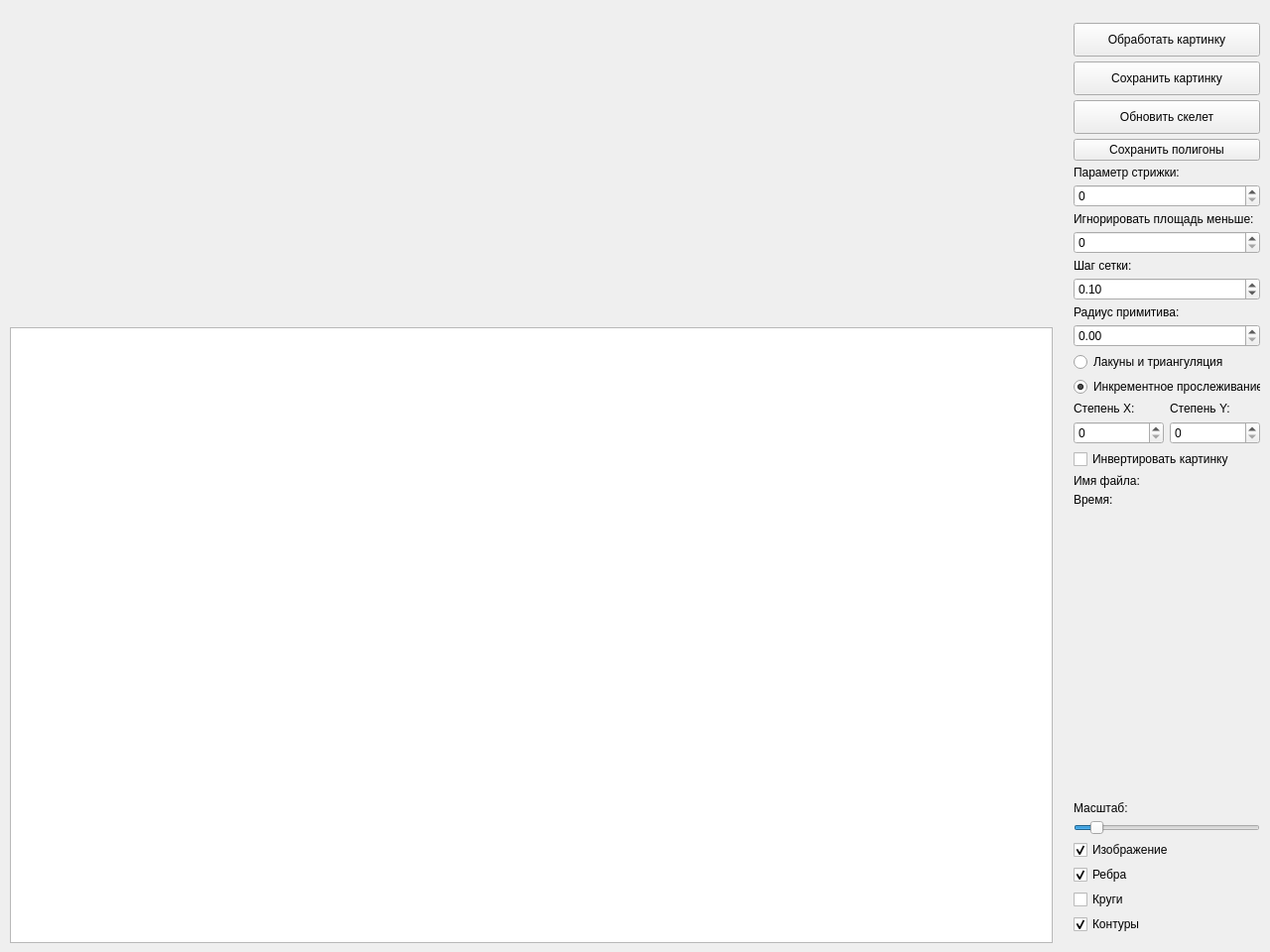
<?xml version="1.0" encoding="UTF-8"?>
<ui version="4.0">
 <class>GeneralizedSpectrumGUIClass</class>
 <widget class="QMainWindow" name="GeneralizedSpectrumGUIClass">
  <property name="geometry">
   <rect>
    <x>0</x>
    <y>0</y>
    <width>1280</width>
    <height>960</height>
   </rect>
  </property>
  <property name="windowTitle">
   <string>GeneralizedSpectrumGUI</string>
  </property>
  <widget class="QWidget" name="centralWidget">
   <widget class="QCustomPlot" name="CustomPlot" native="true">
    <property name="geometry">
     <rect>
      <x>10</x>
      <y>10</y>
      <width>1051</width>
      <height>311</height>
     </rect>
    </property>
    <property name="sizePolicy">
     <sizepolicy hsizetype="Expanding" vsizetype="Expanding">
      <horstretch>0</horstretch>
      <verstretch>0</verstretch>
     </sizepolicy>
    </property>
   </widget>
   <widget class="QWidget" name="layoutWidget">
    <property name="geometry">
     <rect>
      <x>1071</x>
      <y>12</y>
      <width>210</width>
      <height>941</height>
     </rect>
    </property>
    <layout class="QVBoxLayout" name="menuLayout">
     <property name="spacing">
      <number>5</number>
     </property>
     <property name="sizeConstraint">
      <enum>QLayout::SetDefaultConstraint</enum>
     </property>
     <item>
      <widget class="QPushButton" name="openImageButton">
       <property name="minimumSize">
        <size>
         <width>150</width>
         <height>34</height>
        </size>
       </property>
       <property name="text">
        <string>Обработать картинку</string>
       </property>
       <property name="flat">
        <bool>false</bool>
       </property>
      </widget>
     </item>
     <item>
      <widget class="QPushButton" name="saveImageButton">
       <property name="minimumSize">
        <size>
         <width>150</width>
         <height>34</height>
        </size>
       </property>
       <property name="text">
        <string>Сохранить картинку</string>
       </property>
      </widget>
     </item>
     <item>
      <widget class="QPushButton" name="refreshSkeletonButton">
       <property name="minimumSize">
        <size>
         <width>150</width>
         <height>34</height>
        </size>
       </property>
       <property name="text">
        <string>Обновить скелет</string>
       </property>
      </widget>
     </item>
     <item>
      <widget class="QPushButton" name="savePolyButton">
       <property name="text">
        <string>Сохранить полигоны</string>
       </property>
      </widget>
     </item>
     <item>
      <widget class="QLabel" name="labePruning">
       <property name="text">
        <string>Параметр стрижки:</string>
       </property>
      </widget>
     </item>
     <item>
      <widget class="QSpinBox" name="pruning">
       <property name="maximum">
        <number>100000000</number>
       </property>
       <property name="value">
        <number>0</number>
       </property>
      </widget>
     </item>
     <item>
      <widget class="QLabel" name="labelArea">
       <property name="text">
        <string>Игнорировать площадь меньше:</string>
       </property>
      </widget>
     </item>
     <item>
      <widget class="QSpinBox" name="area">
       <property name="maximum">
        <number>100000000</number>
       </property>
       <property name="value">
        <number>0</number>
       </property>
      </widget>
     </item>
     <item>
      <widget class="QLabel" name="labelStep">
       <property name="text">
        <string>Шаг сетки:</string>
       </property>
      </widget>
     </item>
     <item>
      <widget class="QDoubleSpinBox" name="step">
       <property name="minimum">
        <double>0.010000000000000</double>
       </property>
       <property name="maximum">
        <double>100.000000000000000</double>
       </property>
       <property name="singleStep">
        <double>0.100000000000000</double>
       </property>
       <property name="value">
        <double>0.100000000000000</double>
       </property>
      </widget>
     </item>
     <item>
      <widget class="QLabel" name="labelRadius">
       <property name="text">
        <string>Радиус примитива:</string>
       </property>
      </widget>
     </item>
     <item>
      <widget class="QDoubleSpinBox" name="radius">
       <property name="maximum">
        <double>999.990000000000009</double>
       </property>
       <property name="singleStep">
        <double>0.100000000000000</double>
       </property>
      </widget>
     </item>
     <item>
      <widget class="QRadioButton" name="lacunasButton">
       <property name="text">
        <string>Лакуны и триангуляция</string>
       </property>
      </widget>
     </item>
     <item>
      <widget class="QRadioButton" name="tracingButton">
       <property name="text">
        <string>Инкрементное прослеживание</string>
       </property>
       <property name="checked">
        <bool>true</bool>
       </property>
      </widget>
     </item>
     <item>
      <layout class="QHBoxLayout" name="horizontalLayout">
       <item>
        <layout class="QVBoxLayout" name="xDegLayout">
         <item>
          <widget class="QLabel" name="xDegLabel">
           <property name="text">
            <string>Степень X:</string>
           </property>
          </widget>
         </item>
         <item>
          <widget class="QSpinBox" name="xDeg"/>
         </item>
        </layout>
       </item>
       <item>
        <layout class="QVBoxLayout" name="yDegLayout">
         <item>
          <widget class="QLabel" name="yDegLabel">
           <property name="text">
            <string>Степень Y:</string>
           </property>
          </widget>
         </item>
         <item>
          <widget class="QSpinBox" name="yDeg"/>
         </item>
        </layout>
       </item>
      </layout>
     </item>
     <item>
      <widget class="QCheckBox" name="invertCheckBox">
       <property name="text">
        <string>Инвертировать картинку</string>
       </property>
      </widget>
     </item>
     <item>
      <widget class="QLabel" name="filenameLabel">
       <property name="sizePolicy">
        <sizepolicy hsizetype="Preferred" vsizetype="Fixed">
         <horstretch>0</horstretch>
         <verstretch>0</verstretch>
        </sizepolicy>
       </property>
       <property name="text">
        <string>Имя файла:</string>
       </property>
      </widget>
     </item>
     <item>
      <widget class="QLabel" name="timeLabel">
       <property name="sizePolicy">
        <sizepolicy hsizetype="Preferred" vsizetype="Fixed">
         <horstretch>0</horstretch>
         <verstretch>0</verstretch>
        </sizepolicy>
       </property>
       <property name="text">
        <string>Время:</string>
       </property>
      </widget>
     </item>
     <item>
      <spacer name="verticalSpacer">
       <property name="orientation">
        <enum>Qt::Vertical</enum>
       </property>
       <property name="sizeHint" stdset="0">
        <size>
         <width>20</width>
         <height>40</height>
        </size>
       </property>
      </spacer>
     </item>
     <item>
      <widget class="QLabel" name="labelScale">
       <property name="text">
        <string>Масштаб:</string>
       </property>
      </widget>
     </item>
     <item>
      <widget class="QSlider" name="scale">
       <property name="enabled">
        <bool>true</bool>
       </property>
       <property name="sizePolicy">
        <sizepolicy hsizetype="Minimum" vsizetype="Fixed">
         <horstretch>0</horstretch>
         <verstretch>0</verstretch>
        </sizepolicy>
       </property>
       <property name="minimum">
        <number>10</number>
       </property>
       <property name="maximum">
        <number>1000</number>
       </property>
       <property name="singleStep">
        <number>10</number>
       </property>
       <property name="pageStep">
        <number>100</number>
       </property>
       <property name="value">
        <number>100</number>
       </property>
       <property name="orientation">
        <enum>Qt::Horizontal</enum>
       </property>
      </widget>
     </item>
     <item>
      <widget class="QCheckBox" name="imageCB">
       <property name="text">
        <string>Изображение</string>
       </property>
       <property name="checked">
        <bool>true</bool>
       </property>
      </widget>
     </item>
     <item>
      <widget class="QCheckBox" name="bonesCB">
       <property name="autoFillBackground">
        <bool>false</bool>
       </property>
       <property name="text">
        <string>Ребра</string>
       </property>
       <property name="checked">
        <bool>true</bool>
       </property>
      </widget>
     </item>
     <item>
      <widget class="QCheckBox" name="circlesCB">
       <property name="text">
        <string>Круги</string>
       </property>
       <property name="checked">
        <bool>false</bool>
       </property>
      </widget>
     </item>
     <item>
      <widget class="QCheckBox" name="contoursCB">
       <property name="text">
        <string>Контуры</string>
       </property>
       <property name="checked">
        <bool>true</bool>
       </property>
      </widget>
     </item>
    </layout>
   </widget>
   <widget class="MyPainter" name="Painter">
    <property name="geometry">
     <rect>
      <x>10</x>
      <y>330</y>
      <width>1051</width>
      <height>621</height>
     </rect>
    </property>
   </widget>
   <zorder>layoutWidget</zorder>
   <zorder>CustomPlot</zorder>
   <zorder>Painter</zorder>
  </widget>
 </widget>
 <layoutdefault spacing="6" margin="11"/>
 <customwidgets>
  <customwidget>
   <class>QCustomPlot</class>
   <extends>QWidget</extends>
   <header>../PatternSpectrumGUI/qcustomplot.h</header>
   <container>1</container>
  </customwidget>
  <customwidget>
   <class>MyPainter</class>
   <extends>QGraphicsView</extends>
   <header>../PatternSpectrumGUI/mypainter.h</header>
  </customwidget>
 </customwidgets>
 <resources/>
 <connections/>
</ui>
